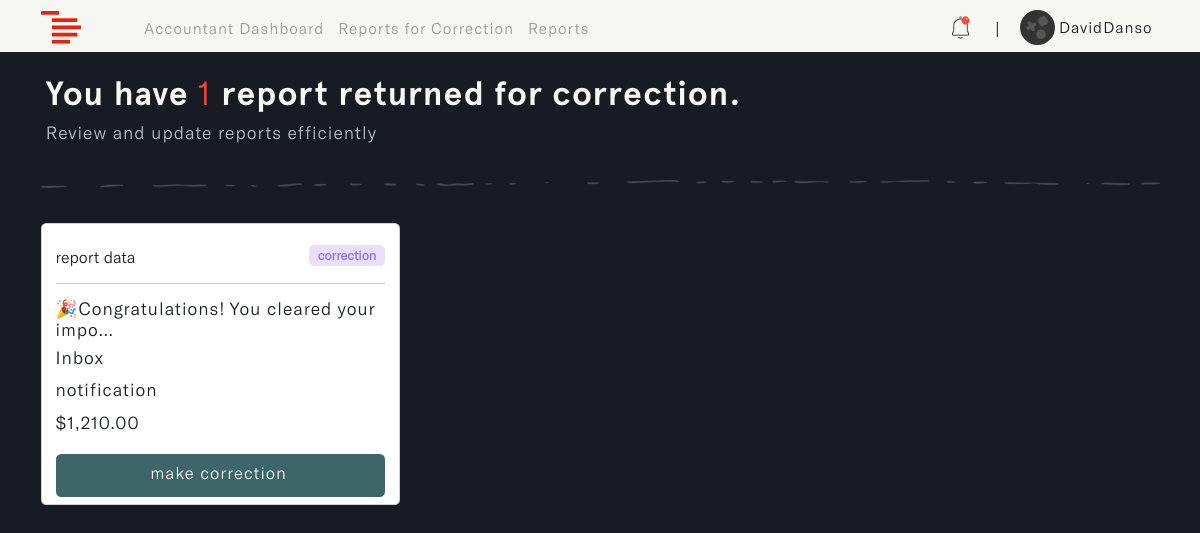
Page /accountant/corrections (signed in) on the committed database.
### accounts/models.py (models this page shows, shortened)
class User(AbstractUser):
    ROLES = (
        ('admin', 'Admin'),
        ('accountant', 'Accountant'),
    )
    role = models.CharField(max_length=20, choices=ROLES, default='admin')

class Profile(models.Model):
    user = models.OneToOneField(settings.AUTH_USER_MODEL, on_delete=models.CASCADE, blank=True, null=True)
    name = models.CharField(max_length=255, unique=True)
    username = models.CharField(max_length=255, unique=True, blank=True, null=True)
    email = models.EmailField(max_length=255, unique=True)
    updated_time_stamp = models.DateTimeField(auto_now=True)
    created_time_stamp = models.DateTimeField(auto_now_add=True)
    id = models.UUIDField(default=uuid.uuid4, primary_key=True, unique=True, editable=False)

### reports/models.py (models this page shows, shortened)
class Report(models.Model):
    STATUS = (
        ('pending', 'pending'),
        ('correction', 'correction'),
        ('approve', 'approve'),
        ('reject', 'reject')
    )
    account_owner = models.ForeignKey(Profile, on_delete=models.CASCADE, null=True, db_index=True)
    description = models.TextField(null=True, blank=True, db_index=True)
    main_category = models.CharField(max_length=255, null=True, blank=True, db_index=True)
    sub_category = models.CharField(max_length=255, null=True, blank=True, db_index=True)
    status = models.CharField(max_length=255, default="pending", null=True, blank=True, choices=STATUS, db_index=True)
    payment = models.DecimalField(max_digits=10, decimal_places=2, null=True, blank=True, default=0.00, db_index=True)
    report_note = models.TextField(null=True, blank=True, db_index=True)
    updated_time_stamp = models.DateTimeField(auto_now=True, db_index=True)
    created_time_stamp = models.DateTimeField(auto_now_add=True, db_index=True)
    id = models.UUIDField(default=uuid.uuid4, primary_key=True, unique=True, editable=False)
    class Meta:
        ordering = ['-updated_time_stamp']

### accountant/views.py (the view)
# urls.py: path('corrections', views.corrections_page, name='corrections'),
@login_required(login_url='login')
def corrections_page(request):
    user = request.user.profile
    all_reports = Report.objects.filter(account_owner=user).select_related('account_owner')
    correction_reports = [report for report in all_reports if report.status == 'correction']
    correction_count = len(correction_reports)
    notification_reports = [report for report in all_reports if report.status != 'pending'][:5]
    context = {
        'correction_reports': correction_reports,  # List of correction reports
        'correction_count': correction_count,      # Total count of correction reports
        'notification_reports': notification_reports
    }
    return render(request, 'accountant/corrections.html', context)

### accountant/templates/accountant/corrections.html (shortened to what this page needs)
{% load static %}
{% load widget_tweaks %}
{% load humanize %}
<!DOCTYPE html>
<html lang="en" class="js has-scroll-init has-scroll-smooth">
  <head>
    <link rel="stylesheet" href="{% static '/css/bootstrap.min.css' %}" />
    <link rel="stylesheet" href="{% static '/css/corrections.css' %}" />
    <link rel="stylesheet" href="{% static '/css/notifications.css' %}" />
  </head>
  <body
    id="pageTop"
    class="page-content"
    data-spy="scroll"
    data-target="#mainNav"
  >
    {% include 'nav.html' %}
    <main>
      <div data-scroll class="page page--layout-2" id="main">
        {% if correction_reports %}
        <div id="hero">
          <div class="container-fluid">
            <div class="hero-intro">
              <h1>
                You have <span>{{correction_count}}</span>
                report{{ correction_count|pluralize }} returned for correction.
              </h1>
              <p>Review and update reports efficiently</p>
            </div>
          </div>
        </div>
        <div id="correction">
          <div class="container">
            <img
              src="{% static 'images/line.png'%}"
              class="img-fluid d-flex mx-auto"
              id="page_line"
              alt="page_line"
            />
            <div class="row">
              {% for report in correction_reports %}
              <div class="col-md-4" id="correction-card">
                <div class="card">
                  <div class="card-body">
                    <small
                      >report data
                      <span class="badge correction">correction</span></small
                    >
                    <hr />
                    <h3 id="description">
                      {{report.description|truncatechars:40}}
                    </h3>
                    <h3 id="main_cat">
                      {{report.main_category|truncatechars:30}}
                    </h3>
                    <h3 id="sub_cat">
                      {{report.sub_category|truncatechars:30}}
                    </h3>
                    <h3 id="payment">
                      ${{ report.payment|floatformat:2|intcomma }}
                    </h3>
                    <div class="d-grid gap-2">
                      <a
                        href="{% url 'make-correction' report.id %}"
                        id="correction_btn"
                        class="btn"
                      >
                         make
                        correction
                      </a>
                    </div>
                  </div>
                </div>
              </div>
              {% endfor %}
            </div>
          </div>
        </div>
        {% endif %}
      </div>
    </main>
  </body>
</html>

### templates/nav.html (shortened to what this page needs)
{% load static %}
{% load active_link_tags %}
<nav class="navbar navbar-expand-lg fixed-top menu" id="mainNav">
  <div class="container">
    <a class="navbar-brand" href="#">
      <img
        src="{% static 'images/logo.svg' %}"
        class="img-fluid"
        id="logo"
        alt="logo"
      />
    </a>
    <div class="collapse navbar-collapse" id="navbarSupportedContent">
      {% if request.user.role == 'admin' %}
      <ul class="navbar-nav me-auto mb-2 mb-lg-0 left--links">
        <li class="nav-item">
          <a
            class="nav-link {% active_link 'dashboard' %}"
            href="{% url 'dashboard' %}"
            >Admin Dashboard</a
          >
        </li>
        <li class="nav-item">
          <a class="nav-link {% active_link 'users' %}" href="{% url 'users' %}"
            >Users</a
          >
        </li>
        <li class="nav-item">
          <a
            class="nav-link {% active_link 'pending-reports' %}"
            href="{% url 'pending-reports' %}"
            >Pending Reports</a
          >
        </li>
      </ul>
      <ul class="navbar-nav mb-2 mb-lg-0" id="rightNav">
        {% include 'admin_links.html' %}
        <li class="nav-item align-self-center" id="nav_span"><span>|</span></li>
        <li class="nav-item dropdown">
          <a class="nav-link" href="{% url 'profile' %}">
            <img
              id="profile_img"
              src="{% static '/images/avatar.png' %}"
              class="img-fluid rounded-circle"
              alt="profile_img"
            />
            <small>{{request.user.profile.name}}</small>
          </a>
        </li>
      </ul>
      {% elif request.user.role == 'accountant' %}
      <ul class="navbar-nav me-auto mb-2 mb-lg-0 left--links">
        <li class="nav-item">
          <a
            class="nav-link {% active_link 'a_dashboard' %}"
            href="{% url 'a_dashboard' %}"
            >Accountant Dashboard</a
          >
        </li>
        <li class="nav-item">
          <a
            class="nav-link {% active_link 'corrections' %}"
            href="{% url 'corrections' %}"
            >Reports for Correction</a
          >
        </li>
        <li class="nav-item">
          <a
            class="nav-link {% active_link 'reports' %}"
            href="{% url 'reports' %}"
            >Reports</a
          >
        </li>
      </ul>
      <ul class="navbar-nav mb-2 mb-lg-0" id="rightNav">
        {% include 'accountant_links.html' %}
        <li class="nav-item align-self-center" id="nav_span"><span>|</span></li>
        <li class="nav-item dropdown">
          <a class="nav-link" href="{% url 'profile' %}">
            <img
              id="profile_img"
              src="{% static '/images/avatar.png' %}"
              class="img-fluid rounded-circle"
              alt="profile_img"
            />
            <small>{{request.user.profile.name}}</small>
          </a>
        </li>
      </ul>
      {% endif %}
    </div>
  </div>
</nav>

### static/css/corrections.css (style rules this page uses)
*, *::after, *::before { box-sizing: border-box; margin: 0; padding: 0; }
html, body { box-sizing: border-box; font-size: 14px; margin: 0; padding: 0; width: 100%; overflow-x: hidden; background: var(--main-color); -webkit-font-smoothing: antialiased; -moz-osx-font-smoothing: grayscale; scroll-behavior: smooth; }
a { text-decoration: none; }
.page-content { --main-color: #171b23; --text-color: #f6f6f3; --header-font: "Apercu-Bold"; --text-font: "GTAmerica-Light"; }
a { text-decoration: none; color: var(--accent-color); }
#mainNav { transform: translateY(0); transition: padding-top 0.3s, padding-bottom 0.3s; padding-top: 3px; padding-bottom: 0px; background: var(--text-color); transform: translateY(0); opacity: 1; z-index: 9; width: 100vw; }
#profile_img { width: 35px; }
#mainNav small { font-size: 1.2rem; font-family: var(--text-font); color: var(--main-color); letter-spacing: 1px; vertical-align: middle; }
#mainNav .navbar-brand { color: #8858d1; }
.left--links a { font-family: var(--text-font); color: #999; letter-spacing: 1px; font-size: 1.2rem; line-height: normal; }
#nav_span { margin-left: 1px; margin-right: 12px; }
#hero { margin-top: 6%; }
.hero-intro { margin: 3%; }
.hero-intro h1 { font-size: 4.2vh; font-family: var(--header-font); color: var(--text-color); letter-spacing: 1px; }
.hero-intro h1 span { font-family: var(--text-font); color: #ff4539; }
.hero-intro p { font-size: 2.2vh; font-family: var(--text-font); color: #b5c0d0; letter-spacing: 1px; line-height: 1.3; }
#page_line { margin-top: 3%; }
#correction { margin-top: 2%; }
#correction-card { margin-top: 3%; }
#correction-card small { font-size: 2vh; font-family: var(--text-font); color: var(--main-color); }
#correction-card h3 { font-size: 2.2vh; font-family: var(--text-font); color: var(--main-color); letter-spacing: 1px; }
#correction-card .correction { background: #eadff8; color: #8d75e6; font-size: 1.6vh; float: right; }
#correction_btn { color: var(--text-color); letter-spacing: 1px; font-family: var(--text-font); font-size: 1.2rem; background-color: #3e6567; transition: all 0.5s ease-in-out; margin-top: 3%; margin-bottom: -2%; }
@media (min-width: 1200px) { #mainNav small { font-size: 1.1rem; } }
@media (min-width: 1200px) { .left--links { margin-left: 4%; } }
@media (min-width: 1200px) { .left--links a { font-size: 1.1rem; } }

### static/css/notifications.css (style rules this page uses)
*, *::after, *::before { box-sizing: border-box; margin: 0; padding: 0; }
html, body { box-sizing: border-box; font-size: 14px; margin: 0; padding: 0; width: 100%; overflow-x: hidden; background: var(--main-color); -webkit-font-smoothing: antialiased; -moz-osx-font-smoothing: grayscale; scroll-behavior: smooth; }
a { text-decoration: none; }
.page-content { --main-color: #171b23; --text-color: #f6f6f3; --header-font: "Apercu-Bold"; --text-font: "GTAmerica-Light"; }
a { text-decoration: none; color: var(--accent-color); }

### rows in the picture
User: user.profile.name "DavidDanso"
Report: description "🎉Congratulations! You cleared your impo…", main_category "Inbox", sub_category "notification", payment "1,210.00"

### other values in the picture
{{ correction_count }} "1"
